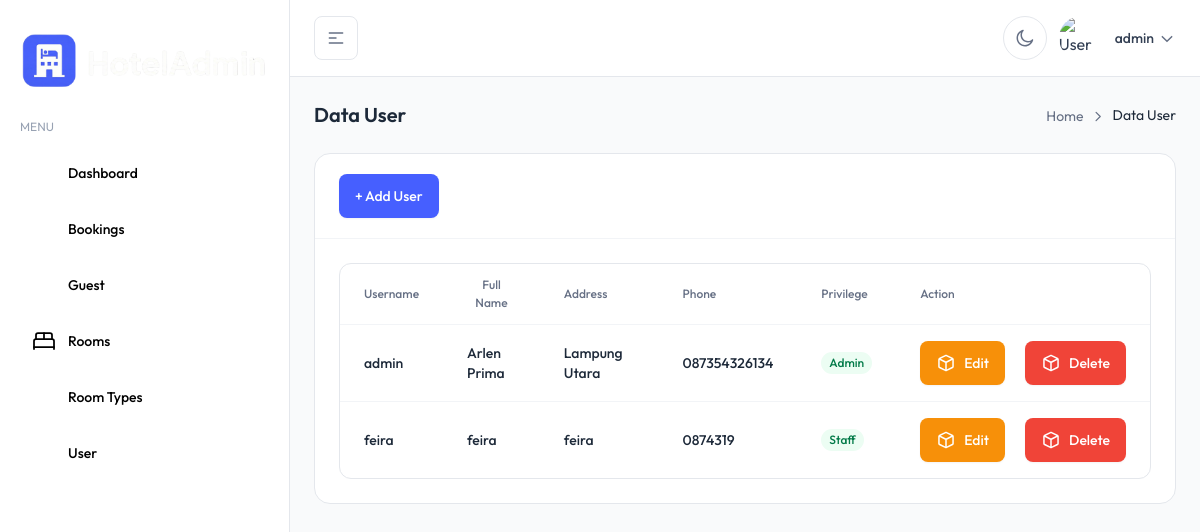
The page /user/data-user.php (signed in) on the database its author committed.
### tables this page shows
CREATE TABLE `users` (
  `user_id` int(11) NOT NULL,
  `username` varchar(30) NOT NULL,
  `fullname` varchar(150) NOT NULL,
  `password` varchar(256) NOT NULL,
  `address` varchar(100) NOT NULL,
  `telephone` varchar(15) NOT NULL,
  `privilege` enum('Admin','Staff') NOT NULL DEFAULT 'Staff'
);

### config/function.php (called while the page is built)
<?php
function getData($sql){
    global $koneksi;
    $result = mysqli_query($koneksi, $sql);
    $rows = [];
    while ($row = mysqli_fetch_assoc($result)){
        $rows[] = $row;
    }
    return $rows;
}
function userLogin(){
    $userActive = $_SESSION['ssUserHotel'];
    $dataUser = getData("SELECT * FROM users WHERE username = '$userActive'")[0];
    return $dataUser;
}
?>

### module/mode-user.php (called while the page is built, shortened)
<?php
if (userLogin()['privilege'] !== 'Admin') {
    header("location:" . $main_url . "error-page.php");
    exit();
}
?>

### user/data-user.php (the view, shortened to what this page needs)
<?php
require_once '../config/config.php';
require_once '../config/function.php';
require_once '../module/mode-user.php';
include_once '../template/header.php';
include_once '../template/sidebar.php';
include_once '../template/navbar.php';
?>
<main>
    <div class="mx-auto max-w-(--breakpoint-2xl) p-4 md:p-6">
        <div x-data="{ pageName: `Data User`}">
            <?php require_once '../template/partials/breadcrumb.php'; ?>
        </div>
        <div class="space-y-5 sm:space-y-6">
            <div class="rounded-2xl border border-gray-200 bg-white dark:border-gray-800 dark:bg-white/[0.03]">
                <div class="px-5 py-4 sm:px-6 sm:py-5">
                    <a href="add-user.php"
                        class="inline-flex items-center gap-2 px-4 py-3 text-sm font-medium text-white transition rounded-lg bg-brand-500 shadow-theme-xs hover:bg-brand-600">
                        + Add User
                    </a>
                </div>
                <div class="p-5 border-t border-gray-100 dark:border-gray-800 sm:p-6">
                    <div
                        class="overflow-hidden rounded-xl border border-gray-200 bg-white dark:border-gray-800 dark:bg-white/[0.03]">
                        <div class="max-w-full overflow-x-auto">
                            <table class="min-w-full">
                                <thead>
                                    <tr class="border-b border-gray-100 dark:border-gray-800">
                                        <th class="px-5 py-3 sm:px-6">
                                            <div class="flex items-center">
                                                <p class="font-medium text-gray-500 text-theme-xs dark:text-gray-400">
                                                    Username
                                                </p>
                                            </div>
                                        </th>
                                        <th class="px-5 py-3 sm:px-6">
                                            <div class="flex items-center">
                                                <p class="font-medium text-gray-500 text-theme-xs dark:text-gray-400">
                                                    Full Name
                                                </p>
                                            </div>
                                        </th>
                                        <th class="px-5 py-3 sm:px-6">
                                            <div class="flex items-center">
                                                <p class="font-medium text-gray-500 text-theme-xs dark:text-gray-400">
                                                    Address
                                                </p>
                                            </div>
                                        </th>
                                        <th class="px-5 py-3 sm:px-6">
                                            <div class="flex items-center">
                                                <p class="font-medium text-gray-500 text-theme-xs dark:text-gray-400">
                                                    Phone
                                                </p>
                                            </div>
                                        </th>
                                        <th class="px-5 py-3 sm:px-6">
                                            <div class="flex items-center">
                                                <p class="font-medium text-gray-500 text-theme-xs dark:text-gray-400">
                                                    Privilege
                                                </p>
                                            </div>
                                        </th>
                                        <th class="px-5 py-3 sm:px-6">
                                            <div class="flex items-center">
                                                <p class="font-medium text-gray-500 text-theme-xs dark:text-gray-400">
                                                    Action
                                                </p>
                                            </div>
                                        </th>
                                    </tr>
                                </thead>
                                <tbody class="divide-y divide-gray-100 dark:divide-gray-800">
                                    <?php
                                        $users = getData("SELECT * FROM users");
                                        foreach ($users as $user) : ?>
                                    <tr>
                                        <td class="px-5 py-4 sm:px-6">
                                            <div class="flex items-center">
                                                <div class="flex items-center gap-3">
                                                    <div>
                                                        <span
                                                            class="block font-medium text-gray-800 text-theme-sm dark:text-white/90">
                                                            <?= $user ['username'] ?>
                                                        </span>
                                                    </div>
                                                </div>
                                            </div>
                                        </td>
                                        <td class="px-5 py-4 sm:px-6">
                                            <div class="flex items-center">
                                                <div class="flex items-center gap-3">
                                                    <div>
                                                        <span
                                                            class="block font-medium text-gray-800 text-theme-sm dark:text-white/90">
                                                            <?= $user ['fullname'] ?>
                                                        </span>
                                                    </div>
                                                </div>
                                            </div>
                                        </td>
                                        <td class="px-5 py-4 sm:px-6">
                                            <div class="flex items-center">
                                                <div class="flex items-center gap-3">
                                                    <div>
                                                        <span
                                                            class="block font-medium text-gray-800 text-theme-sm dark:text-white/90">
                                                            <?= $user ['address'] ?>
                                                        </span>
                                                    </div>
                                                </div>
                                            </div>
                                        </td>
                                        <td class="px-5 py-4 sm:px-6">
                                            <div class="flex items-center">
                                                <div class="flex items-center gap-3">
                                                    <div>
                                                        <span
                                                            class="block font-medium text-gray-800 text-theme-sm dark:text-white/90">
                                                            <?= $user ['telephone'] ?>
                                                        </span>
                                                    </div>
                                                </div>
                                            </div>
                                        </td>
                                        <td class="px-5 py-4 sm:px-6">
                                            <div class="flex items-center">
                                                <p
                                                    class="rounded-full bg-success-50 px-2 py-0.5 text-theme-xs font-medium text-success-700 dark:bg-success-500/15 dark:text-success-500">
                                                    <?= $user ['privilege'] ?>
                                                </p>
                                            </div>
                                        </td>
                                        <td class="px-5 py-4 sm:px-6">
                                            <div class="flex items-center gap-5">
                                                <a href="edit-user.php?id=<?= $user['user_id']?>"
                                                    class="inline-flex items-center gap-2 px-4 py-3 text-sm font-medium text-white transition rounded-lg bg-warning-500 shadow-theme-xs hover:bg-warning-600">
                                                    Edit
                                                </a >
                                                <a href="del-user.php?id=<?= $user['user_id']?>"
                                                    class="inline-flex items-center gap-2 px-4 py-3 text-sm font-medium text-white transition rounded-lg bg-error-500 shadow-theme-xs hover:bg-error-600">
                                                    Delete
                                                </a >
                                            </div>
                                        </td>
                                    </tr>
                                    <?php endforeach ?>
                                </tbody>
                            </table>
                        </div>
                    </div>
                </div>
            </div>
        </div>
    </div>
</main>
<?php
require_once '../template/footer.php';
?>

### rows shown on the page
users: username "admin", fullname "Arlen Prima", address "Lampung Utara", telephone "087354326134", privilege "Admin"
users: username "feira", fullname "feira", address "feira", telephone "0874319", privilege "Staff"

### other values the page prints
$_SESSION['ssUserHotel'] "admin"
